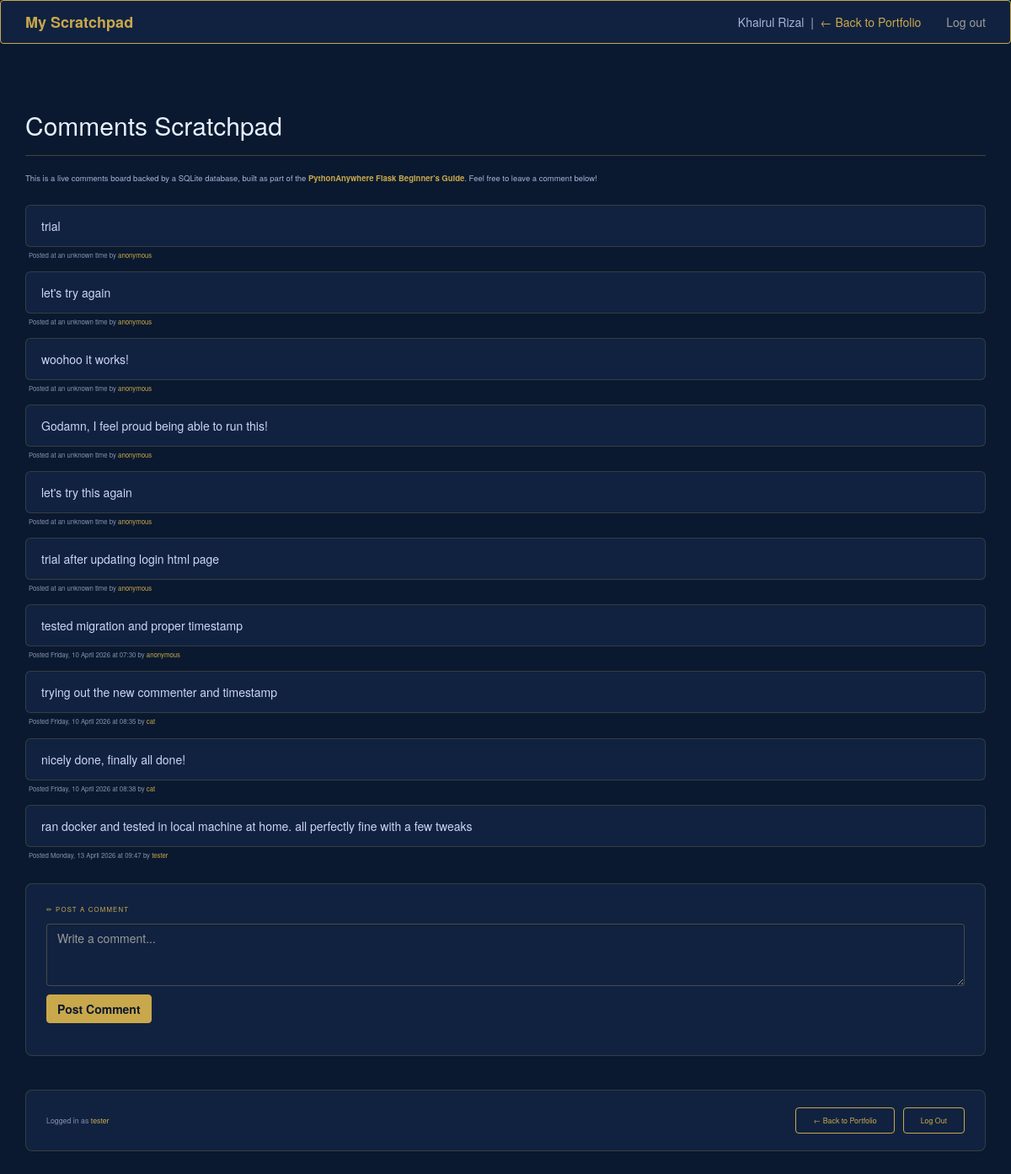
Screenshot of /scratchpad (signed in) with the database file from the repository.
### flask_app.py (models this page shows, shortened)
class Comment(db.Model):
    __tablename__ = "comments"
    id = db.Column(db.Integer, primary_key=True)
    content = db.Column(db.String(4096))
    posted = db.Column(db.DateTime, default=datetime.now)
    commenter_id = db.Column(db.Integer, db.ForeignKey('users.id'), nullable=True)
    commenter = db.relationship('User', foreign_keys=commenter_id)

class User(UserMixin, db.Model):
    __tablename__ = "users"
    id = db.Column(db.Integer, primary_key=True)
    username = db.Column(db.String(128), unique=True, nullable=False)
    password_hash = db.Column(db.String(256), nullable=False)

### flask_app.py (the view, shortened to what this page needs)
@app.route("/scratchpad", methods=["GET", "POST"])
def index():
    if request.method == "GET":
        return render_template("main_page.html", comments=Comment.query.all())

### flask_app.py (called while the page is built)
@login_manager.user_loader
def load_user(user_id):
    return User.query.get(int(user_id))

### templates/main_page.html (shortened to what this page needs)
<html>
    <head>
        <link rel="stylesheet" href="https://maxcdn.bootstrapcdn.com/bootstrap/3.3.5/css/bootstrap.min.css">
    </head>
    <body>
        <nav class="navbar navbar-inverse">
            <div class="container">
                <div class="navbar-header">
                    <a class="navbar-brand" href="/scratchpad">My Scratchpad</a>
                </div>
                <ul class="nav navbar-nav navbar-right">
                    {% if current_user.is_authenticated %}
                        <li><a href="{{ url_for('logout') }}">Log out</a></li>
                    {% else %}
                        <li><a href="{{ url_for('login') }}">Log in</a></li>
                    {% endif %}
                </ul>
                <div class="navbar-text navbar-right" style="margin-right: 15px;">
                    Khairul Rizal &nbsp;|&nbsp;
                    <a href="/">← Back to Portfolio</a>
                </div>
            </div>
        </nav>
        <div class="container" style="margin-top: 40px;">
            <div class="page-header">
                <h2>Comments Scratchpad</h2>
            </div>
            <p class="intro-text">
                This is a live comments board backed by a SQLite database, built as part of the
                <strong style="color:#c9a84c;">PythonAnywhere Flask Beginner's Guide</strong>.
                Feel free to leave a comment below!
            </p>
            {% for comment in comments %}
            <div class="comment-box">
                {{ comment.content }}
            </div>
            <div class="comment-meta">
                Posted
                {% if comment.posted %}
                    {{ comment.posted.strftime("%A, %d %B %Y at %H:%M") }}
                {% else %}
                    at an unknown time
                {% endif %}
                by
                {% if comment.commenter %}
                    <span>{{ comment.commenter.username }}</span>
                {% else %}
                    <span>anonymous</span>
                {% endif %}
            </div>
            {% endfor %}
            {% if current_user.is_authenticated %}
            <div class="comment-form-section">
                <p class="comment-form-title">✏ Post a Comment</p>
                <form action="/scratchpad" method="POST">
                    <textarea class="form-control" name="contents" rows="3" placeholder="Write a comment..."></textarea>
                    <input type="submit" class="btn btn-success" value="Post Comment">
                </form>
            </div>
            {% endif %}
            {% if current_user.is_authenticated %}
            <div class="action-bar">
                <div class="action-bar-text">
                    Logged in as <span>{{ current_user.username }}</span>
                </div>
                <div class="action-bar-buttons">
                    <a href="/" class="btn-outline-gold">← Back to Portfolio</a>
                    <a href="{{ url_for('logout') }}" class="btn-outline-gold">Log Out</a>
                </div>
            </div>
            {% endif %}
        </div>
    </body>
</html>

### templates/main_page.html (style rules this page uses)
body { background-color: #0a192f; color: #a8b2d8; }
.navbar-inverse { background-color: #112240; border-color: #c9a84c; }
.navbar-brand { color: #c9a84c !important; font-weight: bold; }
.navbar-text { color: #a8b2d8 !important; }
.navbar-text a { color: #c9a84c !important; }
.comment-box { background: #112240; border: 1px solid rgba(201,168,76,0.2); border-radius: 6px; padding: 14px 18px; margin-bottom: 4px; color: #ccd6f6; }
.comment-meta { font-size: 0.78rem; color: #8892b0; margin-bottom: 14px; padding-left: 4px; }
.comment-meta span { color: #c9a84c; }
textarea.form-control { background: #112240; color: #ccd6f6; border-color: rgba(201,168,76,0.3); }
.btn-success { background-color: #c9a84c; border-color: #c9a84c; color: #0a192f; font-weight: bold; margin-top: 10px; }
.btn-outline-gold { background: transparent; border: 1px solid #c9a84c; color: #c9a84c; border-radius: 4px; padding: 8px 20px; font-size: 0.88rem; text-decoration: none; display: inline-block; transition: all 0.2s; }
.page-header { color: #e6f1ff; border-bottom-color: rgba(201,168,76,0.3); }
.intro-text { font-size: 0.95rem; margin-bottom: 24px; }
.action-bar { margin-top: 40px; margin-bottom: 40px; padding: 20px 24px; background: #112240; border: 1px solid rgba(201,168,76,0.2); border-radius: 8px; display: flex; align-items: center; justify-content: space-between; flex-wrap: wrap; gap: 12px; }
.action-bar-text { font-size: 0.88rem; color: #8892b0; }
.action-bar-text span { color: #c9a84c; font-weight: 500; }
.action-bar-buttons { display: flex; gap: 10px; flex-wrap: wrap; }
.comment-form-section { margin-top: 28px; padding: 24px; background: #112240; border: 1px solid rgba(201,168,76,0.2); border-radius: 8px; }
.comment-form-title { font-size: 0.78rem; letter-spacing: 0.15em; text-transform: uppercase; color: #c9a84c; margin-bottom: 12px; }

### rows the page displays
Comment: content "trial", shows "at an unknown time", shows "anonymous"
Comment: content "let's try again", shows "at an unknown time", shows "anonymous"
Comment: content "woohoo it works!", shows "at an unknown time", shows "anonymous"
Comment: content "Godamn, I feel proud being able to run this!", shows "at an unknown time", shows "anonymous"
Comment: content "let's try this again", shows "at an unknown time", shows "anonymous"
Comment: content "trial after updating login html page", shows "at an unknown time", shows "anonymous"
Comment: content "tested migration and proper timestamp", posted "Friday, 10 April 2026 at 07:30", shows "anonymous"
Comment: content "trying out the new commenter and timestamp", posted "Friday, 10 April 2026 at 08:35", commenter.username "cat"
Comment: content "nicely done, finally all done!", posted "Friday, 10 April 2026 at 08:38", commenter.username "cat"
Comment: content "ran docker and tested in local machine at home. all perfectly fine with a few tweaks", posted "Monday, 13 April 2026 at 09:47", commenter.username "tester"
User: username "tester"
